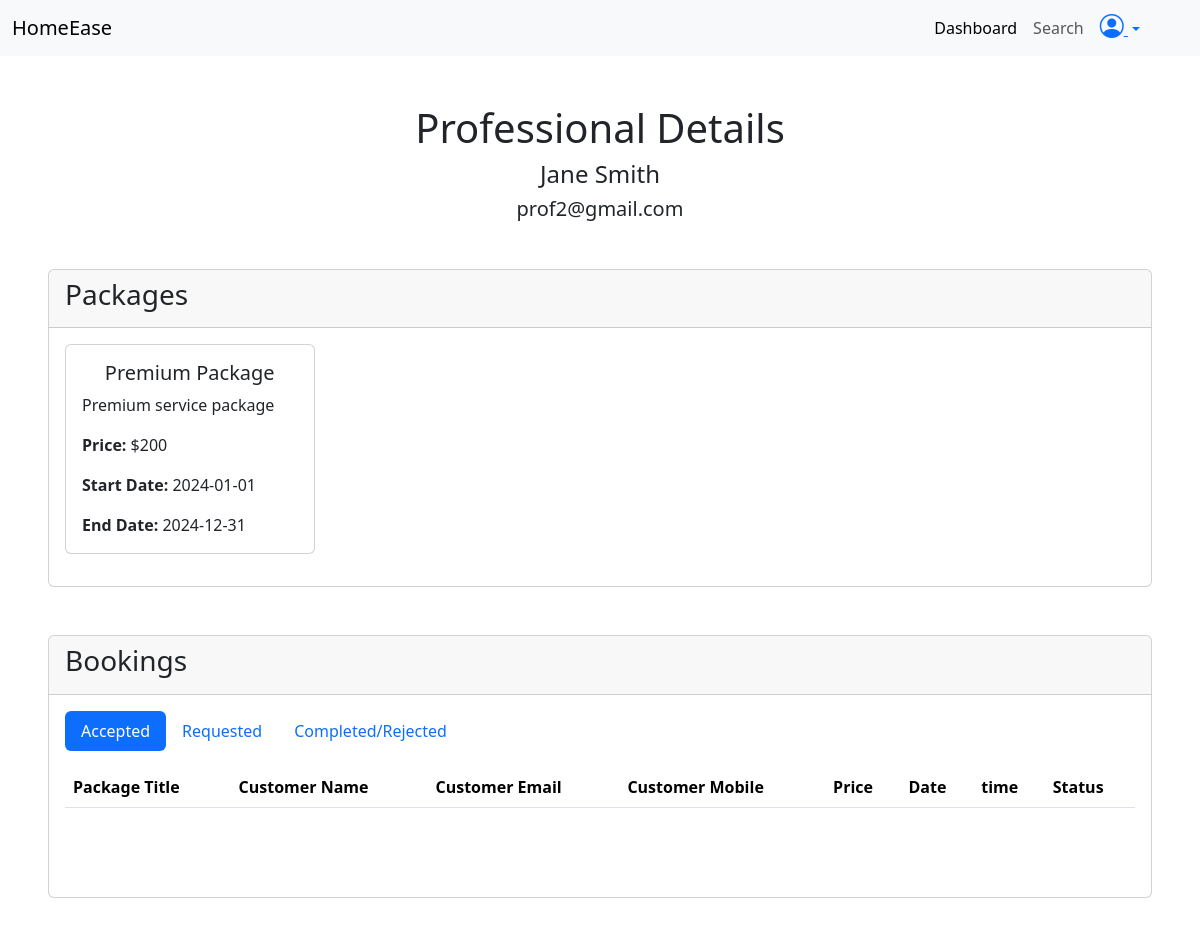
/admin/professional-details/2 (signed in), run on the app's committed database.
### application/models.py (models this page shows, shortened)
class Professional(db.Model, UserMixin):
    id = db.Column(db.Integer, primary_key =True , autoincrement=True)
    email = db.Column(db.String, unique=True , nullable=False)
    password = db.Column(db.String , nullable=False)
    name = db.Column(db.String , nullable=False)
    address = db.Column(db.String, nullable=False)
    mobile = db.Column(db.String, nullable=False)
    experiance = db.Column(db.String,nullable = False)
    status = db.Column(db.String, nullable=False)
    resume_url = db.Column(db.String, nullable=False)
    packages = db.relationship("Package", backref="professional", lazy=True)
    bookings = db.relationship("Booking", backref="professional", lazy=True)

class Package(db.Model):
    id = db.Column(db.Integer, primary_key =True , autoincrement=True)
    title = db.Column(db.String, unique=True , nullable=False)
    price = db.Column(db.String , nullable=False)
    description= db.Column(db.String , nullable=False)
    prof_id = db.Column(db.Integer ,db.ForeignKey("professional.id") , nullable=False )
    status = db.Column(db.String, nullable=False)
    start_date = db.Column(db.Date , nullable =False)
    end_date = db.Column(db.Date , nullable =False)
    bookings = db.relationship("Booking", backref="package", lazy=True)

### application/routes.py (the view)
@app.route("/admin/professional-details/<int:prof_id>")
@login_required
def professional_details(prof_id):
    prof = db.session.query(Professional).filter_by(id=prof_id).first()
    if prof:
        packages = prof.packages
        bookings = prof.bookings
        return render_template("admin/professional_details.html" ,prof =prof, packages=packages , bookings=bookings)
    else:
        return "Professional not found"

### app.py (called while the page is built)
def create_app():
    app = Flask(__name__ , )
    app.config["SQLALCHEMY_DATABASE_URI"] = "sqlite:///mydb.sqlite3"
    app.config["SECRET_KEY"] = "mysecretkey"
    db.init_app(app)
    login_manager = LoginManager(app)
    @login_manager.user_loader
    def load_user(email):
        user= db.session.query(Customer).filter_by(email=email).first() or \
        db.session.query(Professional).filter_by(email=email).first() or \
        db.session.query(Admin).filter_by(email=email).first()
        return user
    app.app_context().push()
    return app

### templates/admin/professional_details.html (shortened to what this page needs)
<!DOCTYPE html>
<html lang="en">
<head>
    <link href="https://cdn.jsdelivr.net/npm/bootstrap@5.3.8/dist/css/bootstrap.min.css" rel="stylesheet"
>
    <link rel="stylesheet" href="https://cdn.jsdelivr.net/npm/bootstrap-icons@1.13.1/font/bootstrap-icons.min.css">
</head>
<body>
    <nav class="navbar navbar-expand-lg bg-body-tertiary">
        <div class="container-fluid">
            <a class="navbar-brand" href="#">HomeEase</a>
            <div class="collapse navbar-collapse" id="navbarNav">
                <ul class="navbar-nav ms-auto me-5">
                    <li class="nav-item">
                        <a class="nav-link active" aria-current="page" href="/admin/dashboard">Dashboard</a>
                    </li>
                    <li class="nav-item me-2">
                        <a class="nav-link" href="/admin/search">Search</a>
                    </li>
                    <li class="nav-item ">
                        <div class="dropdown">
                            <a class="dropdown-toggle" href="#" data-bs-toggle="dropdown" aria-expanded="false">
                                <i class="bi bi-person-circle fs-4"></i>
                            </a>
                        </div>
                    </li>
                </ul>
            </div>
        </div>
    </nav>
    <div>
        <h1 class="text-center mt-5">Professional Details</h1>
        <h4 class="text-center">{{ prof.name }}</h4>
        <h5 class="text-center">{{ prof.email }}</h5>
    </div>
    <div class="card mt-5 ms-5 me-5">
        <div class="card-header">
            <div class="d-flex d-inline">
                <h3>Packages</h3>
            </div>
        </div>
        <div class="card-body">
            <div class="row ">
                {% for package in packages %}
                <div class="col-3 ">
                    <div class="card mb-3">
                        <div class="card-body">
                            <h5 class="card-title text-center">{{ package.title }}</h5>
                            <p class="card-text">{{ package.description }}</p>
                            <p class="card-text"><strong>Price:</strong> ${{ package.price }}</p>
                            <p class="card-text"><strong>Start Date:</strong> {{ package.start_date }}</p>
                            <p class="card-text"><strong>End Date:</strong> {{ package.end_date }}</p>
                        </div>
                    </div>
                </div>
                {% endfor %}
            </div>
        </div>
    </div>
    <div class="card mt-5 ms-5 me-5 mb-5">
        <div class="card-header">
            <h3>Bookings</h3>
        </div>
        <div class="card-body">
            <ul class="nav nav-pills mb-3" id="pills-tab" role="tablist">
                <li class="nav-item" role="presentation">
                    <button class="nav-link active" id="pills-accepted-bookings-tab" data-bs-toggle="pill"
                        data-bs-target="#pills-accepted-bookings" type="button" role="tab" aria-controls="pills-home"
                        aria-selected="true">Accepted</button>
                </li>
                <li class="nav-item" role="presentation">
                    <button class="nav-link" id="pills-requested-bookings-tab" data-bs-toggle="pill"
                        data-bs-target="#pills-requested-bookings" type="button" role="tab" aria-controls="pills-profile"
                        aria-selected="false">Requested</button>
                </li>
                <li class="nav-item" role="presentation">
                    <button class="nav-link" id="pills-completed-bookings-tab" data-bs-toggle="pill"
                        data-bs-target="#pills-completed-bookings" type="button" role="tab" aria-controls="pills-profile"
                        aria-selected="false">Completed/Rejected</button>
                </li>
            </ul>
            <div class="tab-content" id="pills-tabContent">
                <div class="tab-pane fade show active" id="pills-accepted-bookings" role="tabpanel"
                    aria-labelledby="pills-accepted-bookings-tab" tabindex="0">
                    <table class="table">
                        <thead>
                            <tr>
                                <th scope="col">Package Title</th>
                                <th scope="col">Customer Name</th>
                                <th scope="col">Customer Email</th>
                                <th scope="col">Customer Mobile</th>
                                <th scope="col">Price</th>
                                <th scope="col">Date</th>
                                <th scope="col">time</th>
                                <th scope="col">Status</th>
                            </tr>
                        </thead>
                    </table>
                </div>
            </div>
            </div>
        </div>
</body>
</html>

### data on the page
Professional: name "Jane Smith", email "prof2@gmail.com"
Package: title "Premium Package", description "Premium service package", price "200", start_date "2024-01-01", end_date "2024-12-31"
